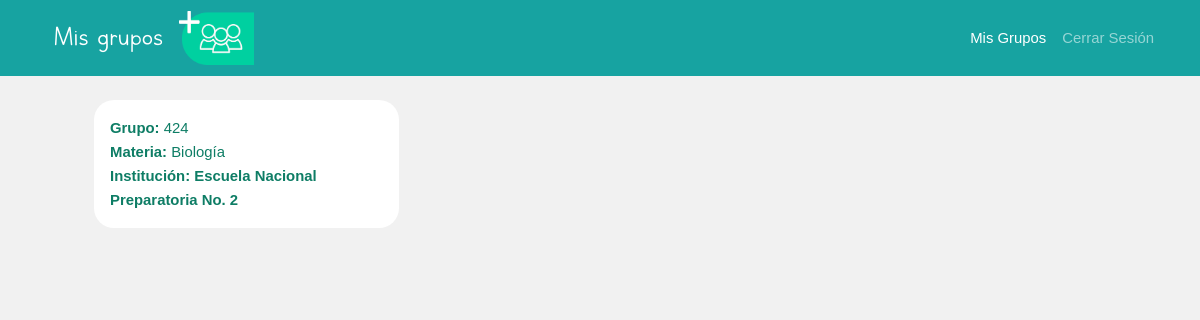
/estudiante/vistaEstudiante/ (signed in), run on the app's committed database.
### AMCE/models.py (models this page shows, shortened)
class Grupo(models.Model):
	id_grupo = models.CharField(max_length=10, primary_key=True)
	nombre_grupo = models.CharField(max_length=100)
	materia = models.CharField(max_length=100, null=True, blank=True)
	institucion = models.CharField(max_length=100, null=True, blank=True)
	profesor_grupo = models.ForeignKey(Profesor, on_delete=models.CASCADE)

### AMCE/views/estudiante.py (the view)
# urls.py: path('estudiante/vistaEstudiante/', views.vistaAlumno, name = 'vistaAlumno'),
@student_required
def vistaAlumno(request):
	current_user = get_object_or_404(User, pk=request.user.pk)
	estudiante = Estudiante.objects.get(user_estudiante=current_user.id)
	grupos_inscritos = estudiante.grupos_inscritos.all()
	return render(request,"estudiante/MisGrupos.html", {'grupos_inscritos':grupos_inscritos})

### AMCE/templates/estudiante/MisGrupos.html (shortened to what this page needs)
{% extends "estudiante/base_mainpage.html" %}
{% load static %}
{% block header_ctxt %}
    <div class="nav-bar-title navbar-brand">Mis grupos</div>
    <a class="nav-bar-btn"  href="{% url 'AMCE:EstInscribirGrupo' %}" id="inscribir_grupo"> <img src="{% static 'assets/images/bt_grupos.png'%}"></a>
{% endblock %}
{% block navbar_ctxt %}
    <li class="nav-item active"><a class="nav-link" aria-current="page" href="{% url 'AMCE:EstMisGrupos' %}">Mis Grupos</a></li>
{% endblock %}
{% block inner_content %}
    <div class="row gx-4 gx-lg-5 row-cols-1 row-cols-md-2 row-cols-xl-3 justify-content">
        {% for g in grupos_inscritos %}
        <div class="col mb-3">
                <div class="grupo-card card h-100" >
                    <div class="card-body p-3">
                        <a href="{% url 'AMCE:EstPaginaGrupo' id_grupo=g.id_grupo %}">
                            <b>Grupo:</b> {{g.nombre_grupo}}<br>
                            <b>Materia: </b> {{g.materia}}<br>
                            <b>Institución: {{g.institucion}}</b><br>
                        </a>
                    </div>
                </div>
        </div>
        {% endfor %}
    </div>
{% endblock %}

### static/css/feedStyle.css (style rules this page uses)
body { background: #FFFFFF; font-size: 62.5%; font-family: 'Varela Round', Helvetica, Arial, serif; }
img { object-fit: cover; }
a { font-size: .93rem; text-decoration: none; color: black; }

### static/css/cards.css (style rules this page uses)
.card { box-shadow: 0 4px 8px 0 rgba(0,0,0,0.2); transition: 0.3s; border-radius: 6px; }

### static/css/custom.css (style rules this page uses)
body { background-color: #f1f1f1; }
.nav-bar-title { font-family: 'Letter-for-learns'; font-size: 23pt; }
.nav-bar-btn img { width: 75px; }
.card { color: #0E7D65; box-shadow: none; border: none; }
.card a { color: #0E7D65; }
.grupo-card { font-family: 'Gill Sans', 'Gill Sans MT', Calibri, 'Trebuchet MS', sans-serif; border-radius: 20px; font-size: 12pt; }
.card-body { padding: 2px; }

### data on the page
Grupo: nombre_grupo "424", materia "Biología", institucion "Escuela Nacional Preparatoria No. 2"
